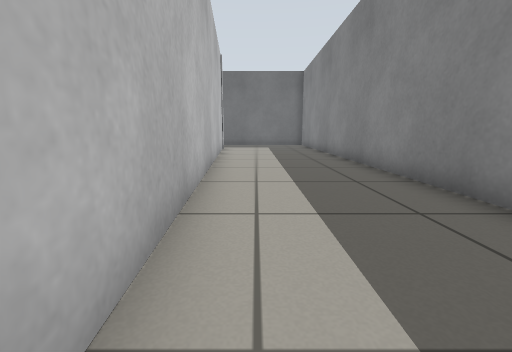
[1] (above)

18 first-person views from a walk through a world built for the Gazebo simulator. The camera is 0.5 m above the floor, tilts 10° down and sees 90° across. The floor is counted in squares, 0.5 m on a side. Each view is taken from the middle of a square. On the plan, view 1 faces up. The plan holds only what a view shows up to about 11 squares ahead; the rest is blank.

[2]
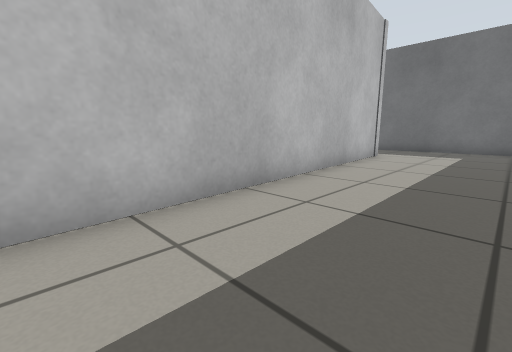

[3]
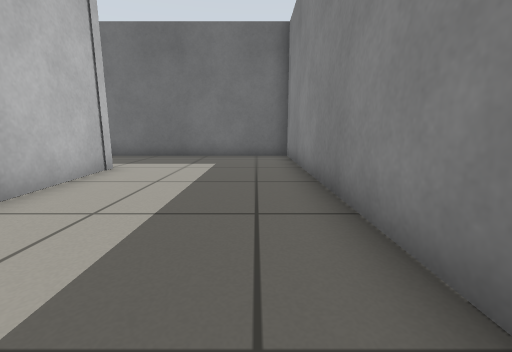

[4]
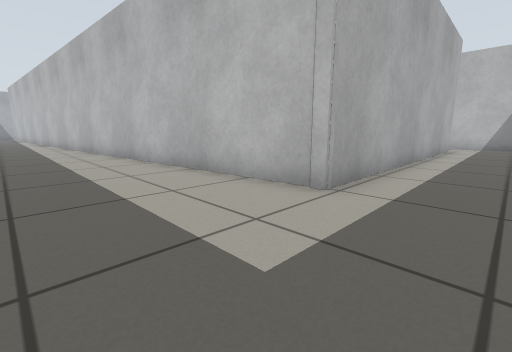

[5]
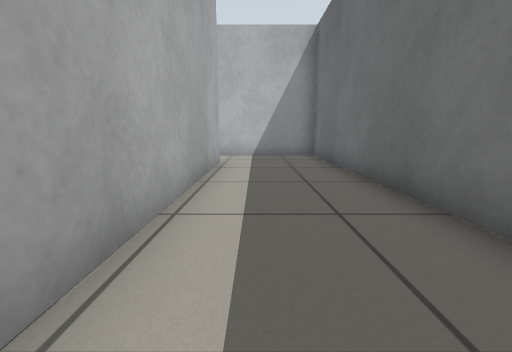

[6]
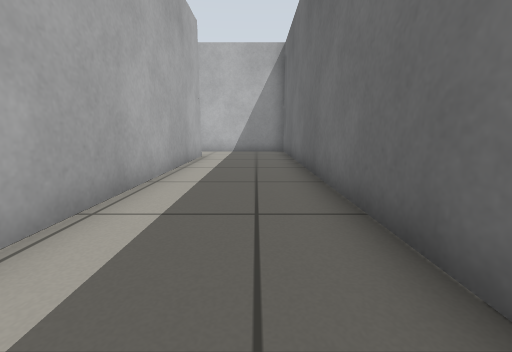

[7]
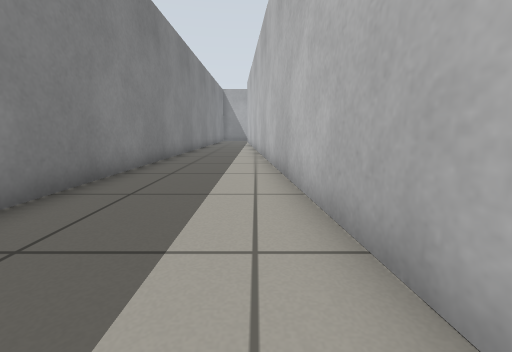

[8]
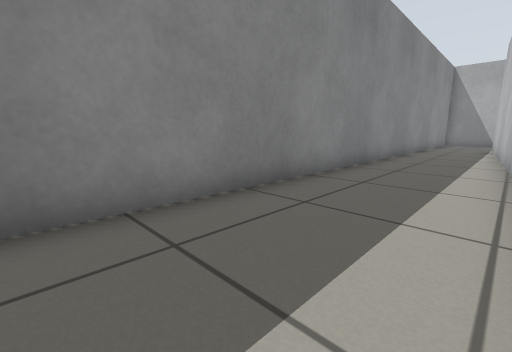

[9]
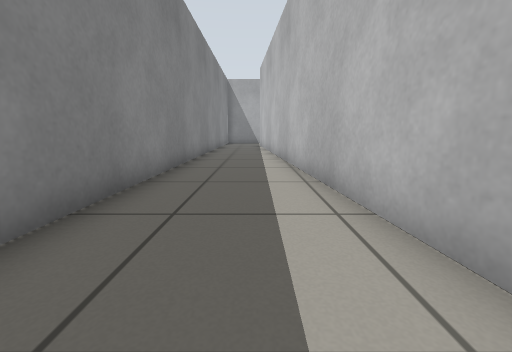

[10]
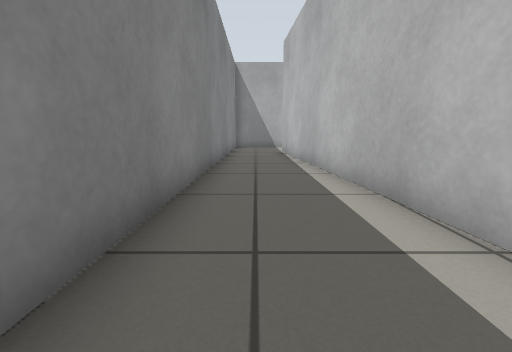

[11]
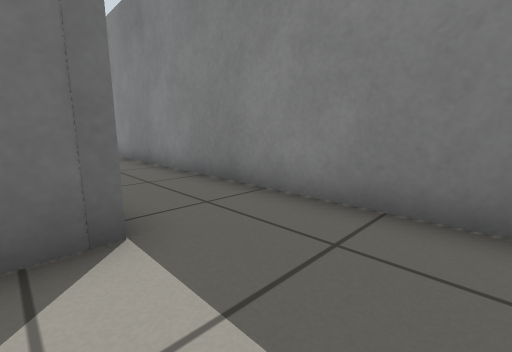

[12]
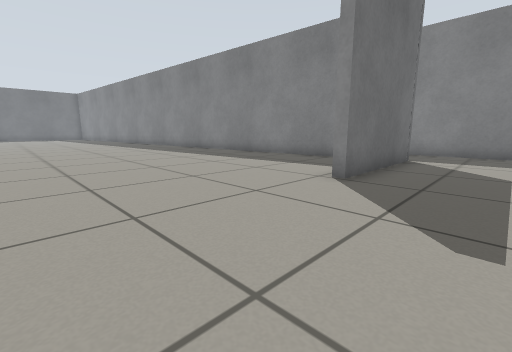

[13]
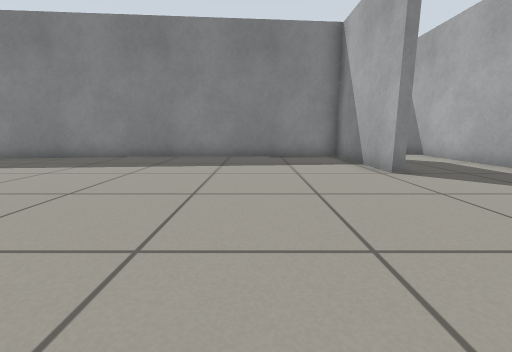

[14]
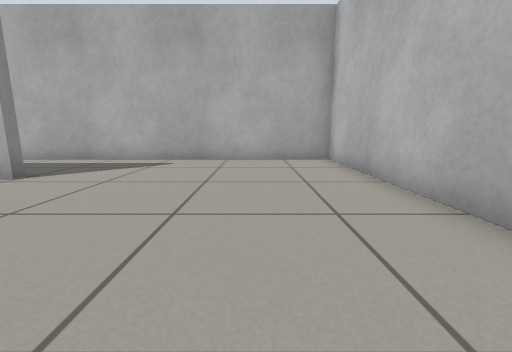

[15]
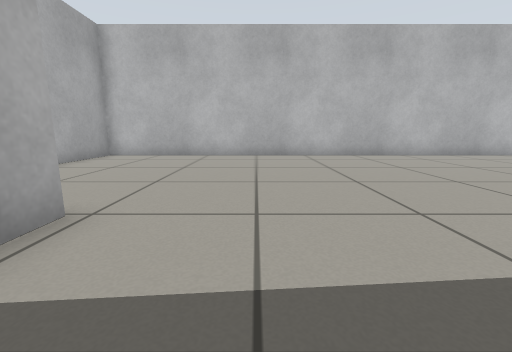

[16]
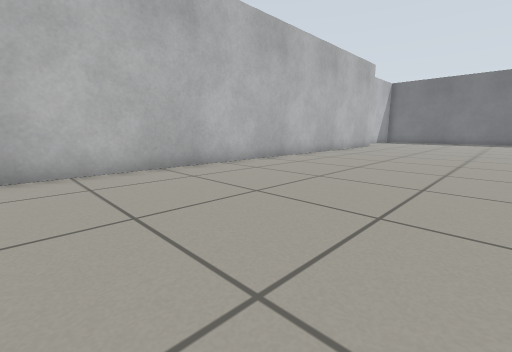

[17]
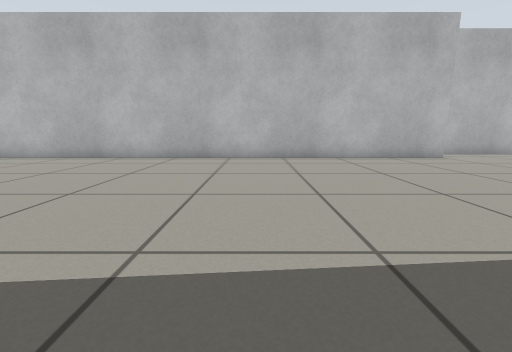

[18]
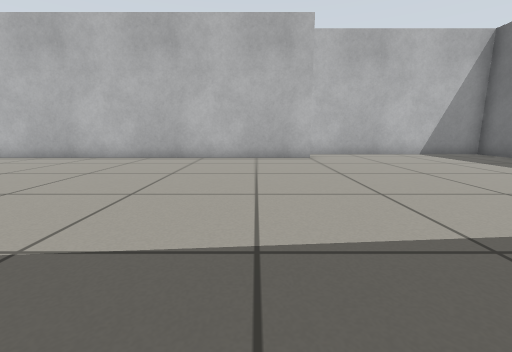

### Floor plan
Points are (right, up) in squares from view 1. A wall is a line through its corners. A room is listed if a view was taken in it or the views show most of it. See-through windows are left out.
Room 1 (views 1, 2, 3, 4, 5, 6, 7, 8, 9, 10)
walls: (-13.4, 14.8) (-1.9, 14.8) (0.5, -14.7); (3.3, -14.6) (3.3, 18.4) (-15.6, 18.4) (-15.6, 14.5)
ways out: opening at (2, -15) to room 2
Room 2 (views 11, 12, 13, 14, 15, 16, 17, 18)
walls: (-11.6, 7.1) (-11.6, -21) (1.6, -21); (0.5, -14.7) (0.7, -16.7); (-4, -17.3) (0.4, -17.3) (-0.6, -4.5); (0.7, -17.6) (-4, -17.6); (3.3, -20.1) (3.3, -14.6); (-11.5, 14.5) (-13, 14.5) (-13, 7.2)
ways out: opening at (2, -15) to room 1

Positions as (right, up) in squares from view 1, and headings:
1: (0, 0), facing up
2: (2, 4), facing up-left
3: (2, 8), facing up
4: (2, 17), facing down-left
5: (-5, 16), facing left
6: (-3, 17), facing left
7: (0, 5), facing down
8: (0, 0), facing down-right
9: (1, 0), facing down
10: (2, -5), facing down
11: (0, -20), facing up-right
12: (-9, -20), facing up-right
13: (-10, -14), facing right
14: (-9, -12), facing down
15: (-1, -15), facing left
16: (-5, -10), facing up-left
17: (-2, 0), facing left
18: (-2, 5), facing left
